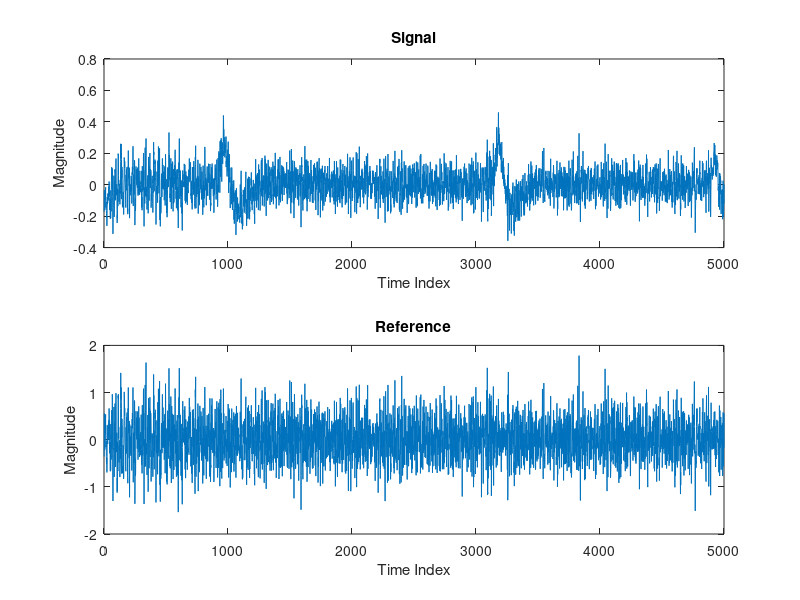

Source code (MATLAB): (Note: this script raises an error after producing the figure.)
clear all; 
close all;

%% ======================================================= %%
% ELEC 6081 Biomedical Signals and Systems
% Assignment 2_2
% by Zhiguo Zhang, 10/2013

%% ============================4.1=========================== %%
%% load and display signal
load assg2_anc
figure
grid on
N = length(signal);
%t = [1:N]/Fs;
subplot(211);
plot(1:N,signal)
xlabel('Time Index')
ylabel('Magnitude')
title('Signal');

subplot(212);
plot(1:N,reference)
xlabel('Time Index')
ylabel('Magnitude')
title('Reference');
%print('signal_reference_4_1','-dpng','-r300');

%% ============================4.2=========================== %%
%LMS
mu = 0.1; %step size
L = 16; %filter length
[c, y, e] = lms_filter(reference, signal, L, mu);
figure
plot(1:N, e);
xlabel('Time Index');ylabel('Magnitude');
title('Denoised Signal LMS');
%print('denoised_signal_lms_4_2','-dpng','-r300');

figure
hold on; box on;
plot(1:N,signal,'b');
plot(1:N,y,'g');
plot(1:N,e,'r');
legend('Signal','Output','Denoised Signal');
xlabel('Time Index'); ylabel('Magnitude');
title('Comparison LMS');
%print('denoised_signal_lms_compared_4_2','-dpng','-r300');

%% ============================4.3=========================== %%
%RLS
L = 16;
lambda = 0.99;
delta = 0.01;
[c,y,e] = rls_filter(reference, signal, L, lambda, delta);
figure
plot(1:N, e);
xlabel('Time Index');ylabel('Magnitude');
title('Denoised Signal RLS');
set(gca, 'ylim', [-0.65 0.4]);
%print('denoised_signal_rls_4_2','-dpng','-r300');

figure
hold on; box on;
plot(1:N,signal,'b');
plot(1:N,y,'g');
plot(1:N,e,'r');
legend('Signal','Output','Denoised Signal');
xlabel('Time Index'); ylabel('Magnitude');
title('Comparison RLS');
set(gca, 'ylim', [-0.65 0.4]);
%print('denoised_signal_rls_compared_4_2','-dpng','-r300');



